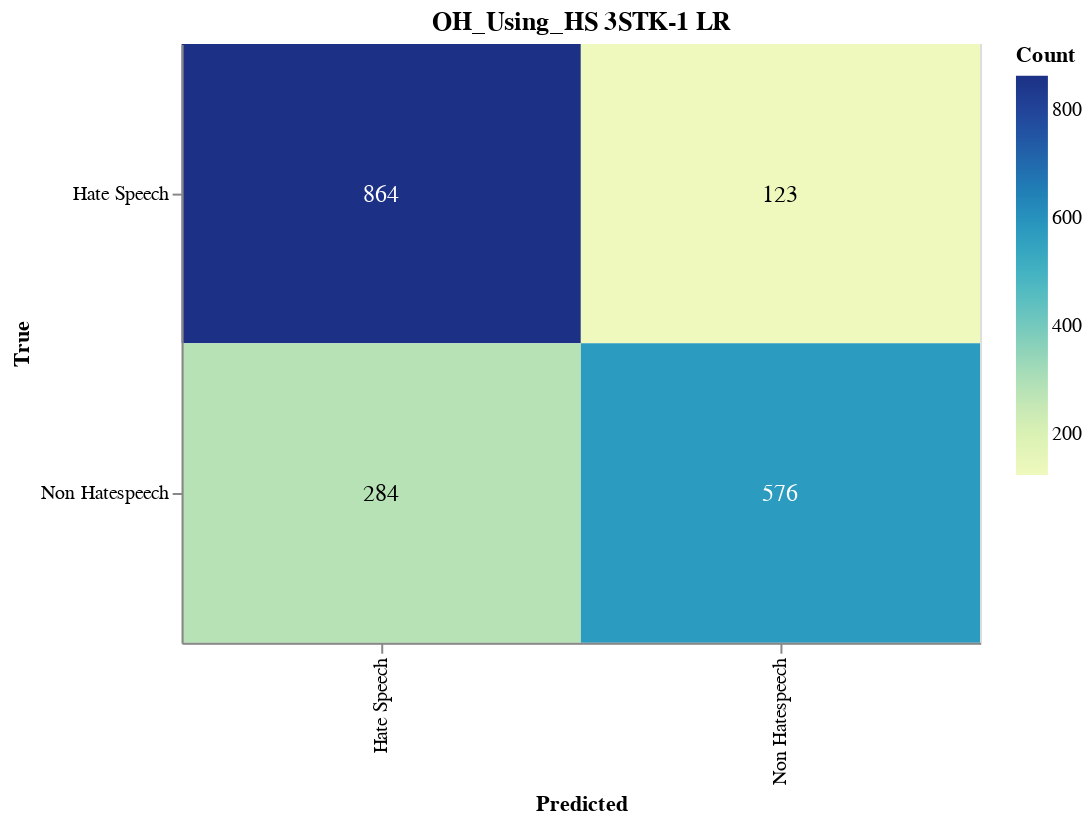

Notebook code for this chart:
### Markdown cell above
#### Save Confusion Matrix

### Code cell
import altair as alt
import altair_saver
import pandas as pd
from sklearn.metrics import confusion_matrix

# Calculate the confusion matrix
cm = confusion_matrix(true_labels, adjusted_predictions)

# Define class names
class_names = ['Hate Speech', 'Non Hatespeech']

# Convert confusion matrix to DataFrame
cm_df = pd.DataFrame(cm, index=class_names, columns=class_names).reset_index().melt(id_vars='index')
cm_df.columns = ['True', 'Predicted', 'Count']

# Ensure the order of categories
cm_df['True'] = pd.Categorical(cm_df['True'], categories=class_names, ordered=True)
cm_df['Predicted'] = pd.Categorical(cm_df['Predicted'], categories=class_names, ordered=True)

# Create the Altair plot
heatmap = alt.Chart(cm_df).mark_rect().encode(
    x=alt.X('Predicted:O', sort=class_names),
    y=alt.Y('True:O', sort=class_names),
    color='Count:Q',
    tooltip=['True', 'Predicted', 'Count']
).properties(
    width=400,
    height=300,
    title='OH_Using_HS 3STK-1 LR'
)

# Add text labels
text = heatmap.mark_text(
    align='center',
    baseline='middle',
    fontSize=12
).encode(
    text='Count:Q',
    color=alt.condition(
        alt.datum.Count > cm.max() / 2,
        alt.value('white'),
        alt.value('black')
    )
)

# Combine heatmap and text
final_chart = heatmap + text

# Display the plot
final_chart.show()

### Figure 1 — Vega-Lite specification as saved in the notebook (floating-point values rounded to 4 significant figures)
{"config": {"view": {"continuousWidth": 300, "continuousHeight": 300}}, "layer": [{"mark": {"type": "rect"}, "encoding": {"color": {"field": "Count", "type": "quantitative"}, "tooltip": [{"field": "True", "type": "ordinal"}, {"field": "Predicted", "type": "ordinal"}, {"field": "Count", "type": "quantitative"}], "x": {"field": "Predicted", "sort": ["Hate Speech", "Non Hatespeech"], "type": "ordinal"}, "y": {"field": "True", "sort": ["Hate Speech", "Non Hatespeech"], "type": "ordinal"}}, "title": "OH_Using_HS 3STK-1 LR"}, {"mark": {"type": "text", "align": "center", "baseline": "middle", "fontSize": 12}, "encoding": {"color": {"condition": {"test": "(datum.Count > 432.0)", "value": "white"}, "value": "black"}, "text": {"field": "Count", "type": "quantitative"}, "tooltip": [{"field": "True", "type": "ordinal"}, {"field": "Predicted", "type": "ordinal"}, {"field": "Count", "type": "quantitative"}], "x": {"field": "Predicted", "sort": ["Hate Speech", "Non Hatespeech"], "type": "ordinal"}, "y": {"field": "True", "sort": ["Hate Speech", "Non Hatespeech"], "type": "ordinal"}}, "title": "OH_Using_HS 3STK-1 LR"}], "data": {"name": "data-c8256475904714fc68744b837031cf99"}, "height": 300, "width": 400, "$schema": "https://vega.github.io/schema/vega-lite/v5.17.0.json", "datasets": {"data-c8256475904714fc68744b837031cf99": [{"True": "Hate Speech", "Predicted": "Hate Speech", "Count": 864}, {"True": "Non Hatespeech", "Predicted": "Hate Speech", "Count": 284}, {"True": "Hate Speech", "Predicted": "Non Hatespeech", "Count": 123}, {"True": "Non Hatespeech", "Predicted": "Non Hatespeech", "Count": 576}]}}
